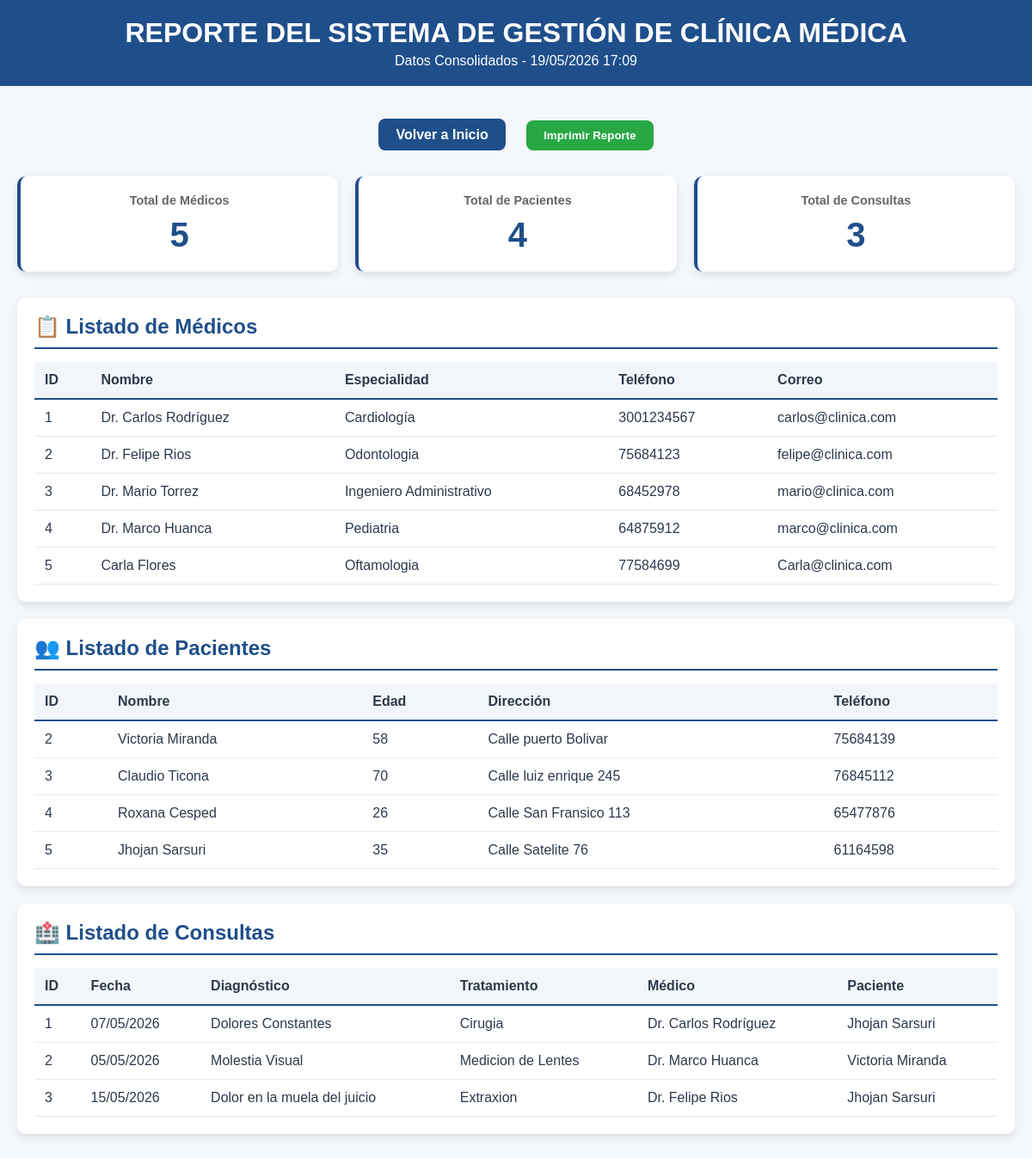
Screenshot of /reporte (signed in) with the database file from the repository.
### models/__init__.py (models this page shows)
class Medico(db.Model):
    __tablename__ = 'medicos'
    id_medico = db.Column(db.Integer, primary_key=True)
    nombre = db.Column(db.String(100), nullable=False)
    especialidad = db.Column(db.String(100), nullable=False)
    telefono = db.Column(db.String(20), nullable=False)
    correo = db.Column(db.String(100), nullable=False)
    consultas = db.relationship('Consulta', backref='medico', lazy=True, cascade="all, delete-orphan")

class Paciente(db.Model):
    __tablename__ = 'pacientes'
    id_paciente = db.Column(db.Integer, primary_key=True)
    nombre = db.Column(db.String(100), nullable=False)
    edad = db.Column(db.Integer, nullable=False)
    direccion = db.Column(db.String(200), nullable=False)
    telefono = db.Column(db.String(20), nullable=False)
    consultas = db.relationship('Consulta', backref='paciente', lazy=True, cascade="all, delete-orphan")

class Consulta(db.Model):
    __tablename__ = 'consultas'
    id_consulta = db.Column(db.Integer, primary_key=True)
    fecha = db.Column(db.Date, nullable=False)
    diagnostico = db.Column(db.Text, nullable=False)
    tratamiento = db.Column(db.Text, nullable=False)
    id_medico = db.Column(db.Integer, db.ForeignKey('medicos.id_medico'), nullable=False)
    id_paciente = db.Column(db.Integer, db.ForeignKey('pacientes.id_paciente'), nullable=False)

### app.py (the view)
@app.route('/reporte')
@requerir_login
def ruta_reporte():
    return generar_reporte()

### controllers/decoradores.py (called while the page is built)
def requerir_login(f):
    @wraps(f)
    def decorated_function(*args, **kwargs):
        if 'usuario' not in session:
            return redirect(url_for('ruta_login'))
        return f(*args, **kwargs)
    return decorated_function

### controllers/reporte_controller.py (called while the page is built)
def generar_reporte():
    medicos = Medico.query.all()
    pacientes = Paciente.query.all()
    consultas = Consulta.query.all()
    datos = {
        'medicos': medicos,
        'pacientes': pacientes,
        'consultas': consultas,
        'total_medicos': len(medicos),
        'total_pacientes': len(pacientes),
        'total_consultas': len(consultas)
    }
    return render_template('reporte.html', datos=datos, now=datetime.now())

### templates/reporte.html (shortened to what this page needs)
<!DOCTYPE html>
<html lang="es">
<head>
</head>
<body>
    <div class="header">
        <h1>REPORTE DEL SISTEMA DE GESTIÓN DE CLÍNICA MÉDICA</h1>
        <p>Datos Consolidados - {{ now.strftime('%d/%m/%Y %H:%M') }}</p>
    </div>
    <div class="container">
        <div class="button-group">
            <a href="/">Volver a Inicio</a>
            <button class="print-button" onclick="window.print()">Imprimir Reporte</button>
        </div>
        <div class="summary">
            <div class="summary-card">
                <h3>Total de Médicos</h3>
                <div class="number">{{ datos.total_medicos }}</div>
            </div>
            <div class="summary-card">
                <h3>Total de Pacientes</h3>
                <div class="number">{{ datos.total_pacientes }}</div>
            </div>
            <div class="summary-card">
                <h3>Total de Consultas</h3>
                <div class="number">{{ datos.total_consultas }}</div>
            </div>
        </div>
        <div class="section">
            <h2>📋 Listado de Médicos</h2>
            {% if datos.medicos %}
                <table>
                    <thead>
                        <tr>
                            <th>ID</th>
                            <th>Nombre</th>
                            <th>Especialidad</th>
                            <th>Teléfono</th>
                            <th>Correo</th>
                        </tr>
                    </thead>
                    <tbody>
                        {% for medico in datos.medicos %}
                        <tr>
                            <td>{{ medico.id_medico }}</td>
                            <td>{{ medico.nombre }}</td>
                            <td>{{ medico.especialidad }}</td>
                            <td>{{ medico.telefono }}</td>
                            <td>{{ medico.correo }}</td>
                        </tr>
                        {% endfor %}
                    </tbody>
                </table>
            {% else %}
                <div class="no-data">No hay médicos registrados</div>
            {% endif %}
        </div>
        <div class="section">
            <h2>👥 Listado de Pacientes</h2>
            {% if datos.pacientes %}
                <table>
                    <thead>
                        <tr>
                            <th>ID</th>
                            <th>Nombre</th>
                            <th>Edad</th>
                            <th>Dirección</th>
                            <th>Teléfono</th>
                        </tr>
                    </thead>
                    <tbody>
                        {% for paciente in datos.pacientes %}
                        <tr>
                            <td>{{ paciente.id_paciente }}</td>
                            <td>{{ paciente.nombre }}</td>
                            <td>{{ paciente.edad }}</td>
                            <td>{{ paciente.direccion }}</td>
                            <td>{{ paciente.telefono }}</td>
                        </tr>
                        {% endfor %}
                    </tbody>
                </table>
            {% else %}
                <div class="no-data">No hay pacientes registrados</div>
            {% endif %}
        </div>
        <div class="section">
            <h2>🏥 Listado de Consultas</h2>
            {% if datos.consultas %}
                <table>
                    <thead>
                        <tr>
                            <th>ID</th>
                            <th>Fecha</th>
                            <th>Diagnóstico</th>
                            <th>Tratamiento</th>
                            <th>Médico</th>
                            <th>Paciente</th>
                        </tr>
                    </thead>
                    <tbody>
                        {% for consulta in datos.consultas %}
                        <tr>
                            <td>{{ consulta.id_consulta }}</td>
                            <td>{{ consulta.fecha.strftime('%d/%m/%Y') }}</td>
                            <td>{{ consulta.diagnostico }}</td>
                            <td>{{ consulta.tratamiento }}</td>
                            <td>{{ consulta.medico.nombre }}</td>
                            <td>{{ consulta.paciente.nombre }}</td>
                        </tr>
                        {% endfor %}
                    </tbody>
                </table>
            {% else %}
                <div class="no-data">No hay consultas registradas</div>
            {% endif %}
        </div>
    </div>
</body>
</html>

### templates/reporte.html (style rules this page uses)
* { margin: 0; padding: 0; box-sizing: border-box; }
body { font-family: Arial, sans-serif; background: #f4f7fc; color: #2d3a4b; }
.header { background: #1f4f8b; color: white; padding: 20px; text-align: center; margin-bottom: 20px; }
.header h1 { margin-bottom: 5px; }
.container { max-width: 1200px; margin: 0 auto; padding: 20px; }
.button-group { text-align: center; margin-bottom: 30px; }
.button-group a, .button-group button { background: #1f4f8b; color: white; padding: 10px 20px; margin: 0 10px; border: none; border-radius: 8px; cursor: pointer; text-decoration: none; font-weight: 600; transition: background 0.3s ease; }
.print-button { background: #28a745 !important; }
.summary { display: grid; grid-template-columns: repeat(auto-fit, minmax(200px, 1fr)); gap: 20px; margin-bottom: 30px; }
.summary-card { background: white; padding: 20px; border-radius: 10px; box-shadow: 0 4px 10px rgba(0, 0, 0, 0.1); text-align: center; border-left: 4px solid #1f4f8b; }
.summary-card h3 { color: #666; font-size: 0.9rem; margin-bottom: 10px; }
.summary-card .number { font-size: 2.5rem; color: #1f4f8b; font-weight: bold; }
.section { background: white; padding: 20px; margin-bottom: 20px; border-radius: 10px; box-shadow: 0 4px 10px rgba(0, 0, 0, 0.1); }
.section h2 { color: #1f4f8b; margin-bottom: 15px; border-bottom: 2px solid #1f4f8b; padding-bottom: 10px; }
table { width: 100%; border-collapse: collapse; margin-top: 15px; }
table th { background: #f2f6fb; color: #2d3a4b; padding: 12px; text-align: left; font-weight: 700; border-bottom: 2px solid #1f4f8b; }
table td { padding: 12px; border-bottom: 1px solid #e4e9f2; }

### rows the page displays
Medico: id_medico "1", nombre "Dr. Carlos Rodríguez", especialidad "Cardiología", telefono "3001234567", correo "carlos@clinica.com"
Medico: id_medico "2", nombre "Dr. Felipe Rios", especialidad "Odontologia", telefono "75684123", correo "felipe@clinica.com"
Medico: id_medico "3", nombre "Dr. Mario Torrez", especialidad "Ingeniero Administrativo", telefono "68452978", correo "mario@clinica.com"
Medico: id_medico "4", nombre "Dr. Marco Huanca", especialidad "Pediatria", telefono "64875912", correo "marco@clinica.com"
Medico: id_medico "5", nombre "Carla Flores", especialidad "Oftamologia", telefono "77584699", correo "Carla@clinica.com"
Paciente: id_paciente "2", nombre "Victoria Miranda", edad "58", direccion "Calle puerto Bolivar", telefono "75684139"
Paciente: id_paciente "3", nombre "Claudio Ticona", edad "70", direccion "Calle luiz enrique 245", telefono "76845112"
Paciente: id_paciente "4", nombre "Roxana Cesped", edad "26", direccion "Calle San Fransico 113", telefono "65477876"
Paciente: id_paciente "5", nombre "Jhojan Sarsuri", edad "35", direccion "Calle Satelite 76", telefono "61164598"
Consulta: id_consulta "1", fecha "07/05/2026", diagnostico "Dolores Constantes", tratamiento "Cirugia", medico.nombre "Dr. Carlos Rodríguez", paciente.nombre "Jhojan Sarsuri"
Consulta: id_consulta "2", fecha "05/05/2026", diagnostico "Molestia Visual", tratamiento "Medicion de Lentes", medico.nombre "Dr. Marco Huanca", paciente.nombre "Victoria Miranda"
Consulta: id_consulta "3", fecha "15/05/2026", diagnostico "Dolor en la muela del juicio", tratamiento "Extraxion", medico.nombre "Dr. Felipe Rios", paciente.nombre "Jhojan Sarsuri"

### other values shown
{{ datos.total_medicos }} "5"
{{ datos.total_pacientes }} "4"
{{ datos.total_consultas }} "3"
